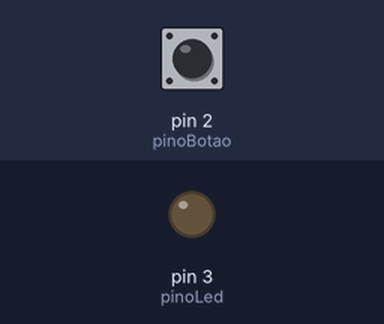
Simulated run of this sketch. Board: Arduino Uno, built with avr-gcc and run on an emulated ATmega328P. On the bench: output pins drawn as LEDs (lit = HIGH). Dashed ring = blinking. The inputs (shaded band) are chosen by the test bench; at power-on: pin 2 (pinoBotao) LOW.

Above: at 1.2 s.
1.3 s: pin 2 (pinoBotao) pulled HIGH for 1 s
At 1.55 s:
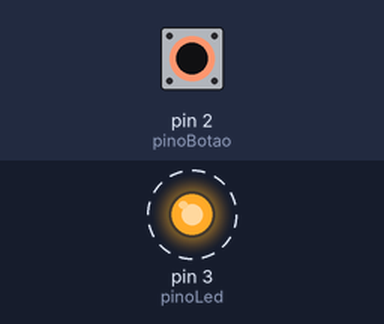
4.3 s: pin 2 (pinoBotao) pulled HIGH for 3.2 s
At 8.1 s:
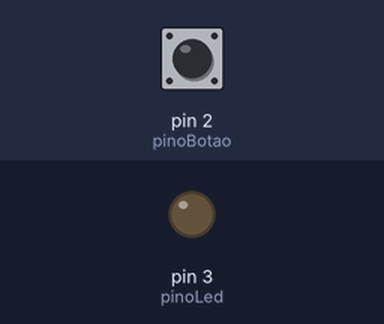
Timing chart, 0 to 9.6 s (numbered marks = the images above; inputs shaded):
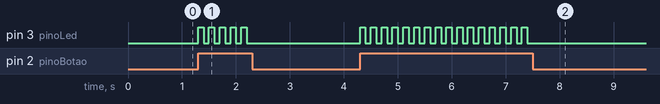

Measured:
- after the input at 1.3 s, pin 3 (pinoLed): alternates HIGH for 0.10 s and LOW for 0.10 s, 10 changes in all, then stays LOW, starting at once
- after the input at 4.3 s, pin 3 (pinoLed): alternates HIGH for 0.10 s and LOW for 0.10 s, 32 changes in all, then stays LOW, starting at once

The sketch:

acionamento_de_1_led_com_botao.ino
```cpp
/*
  Este código acionará o LED a partir de um botão push.
  A leitura do estado do botão será feita via pino digital através da função digitalRead.
  Quando o botão for pressionado, o LED se acenderá e a variável estado LED mudará, e assim, guardando a informação se o LED está aceso ou não.
*/

//Declaração de variáveis globais

//Armanzenamento do estado do LED entre ligado e desligado
int estadoLed = 0;

//Definição do pino onde será conectado o jumper do LED no Arduino
int pinoLed=3;

//Definição do pino onde será conectado o jumper do botão no Arduino
int pinoBotao = 2;

//Função principal do Arduino. Nela as configurações são feitas.
void setup()
{
  //A função pinMode define o pino do botão como entrada
  pinMode(pinoBotao, INPUT);

  //A função pinMode define o pino do LED como saída
  pinMode(pinoLed, OUTPUT);
}

//Função que o sistema repete enquanto o Arduino estiver ligado. Inicia-se após a função setup
void loop()
{
  /*Condicional de quando o botão for pressionado
   * Quando o botão for pressionado pelo usuário, a porta ficará em estado HIGH, e a condição será verdadeira
   * Quando o botão for solto, a porta volta ao estado LOW e a condição será falsa.
   * Quando a condicional é verdadeira, ela executa as instruções dadas no if
   * Quando a condicional é falsa, ela executa as instruções dadas no else.
   */

  // A função digitalRead lê a tensão em sua porta, e retorna HIGH quando a tensão é 5V, ou LOW quando a tensão for 0V.
  if (digitalRead(pinoBotao) == HIGH) {

    //Condicional do estado do LED verificando se está HIGH ou LOW.
    if (estadoLed == HIGH) {
      //Se o LED estiver ligada

      //A função digitalWrite insere na porta a tensão definida no parâmetro.
      //Quando HIGH, o Arduino chaveia para 5V na porta; e quando LOW o Arduino chaveia para o 0V, ou GND.
      //Desligar o LED
      digitalWrite(pinoLed, LOW);

      //Altera a variável estadoLed para desligado
      estadoLed = LOW;
    } else {
      //Se não estiver ligado, estará desligado

      //Ligar o Led
      digitalWrite(pinoLed, HIGH);

      //Altera variável estadoLed para ligado
      estadoLed = HIGH;
    }
  }

  //Função que faz o sistema contar o tempo de forma dedicada em 100ms para melhor desempenho do protótipo evitando o efeito boucing
  delay(100);
}
```
